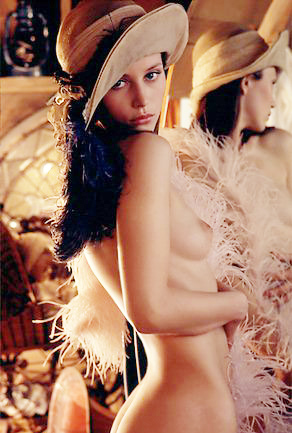
#> input picture opencv_python/形态学图像处理/lena.jpg, 292 x 433 px
$ python '图像腐蚀与膨胀.py'
#> lines starting #> are read from the running program, lines starting #| are printed output that depends on the picture
import cv2
import numpy as np

def main():
    # 读取图像
    image = cv2.imread('lena.jpg', cv2.IMREAD_GRAYSCALE)
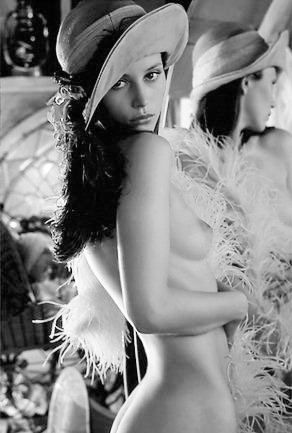
#> image: shape (433, 292); min 0, max 255, mean 133.4
    if image is None:
        print("读取错误")
        exit()

    # 显示原始图像
    cv2.imshow('Original Image', image)

    # 定义结构元素 (5x5 的正方形)
    kernel = np.ones((5,5), np.uint8)

    # 腐蚀操作
    eroded_image = cv2.erode(image, kernel, iterations=1)
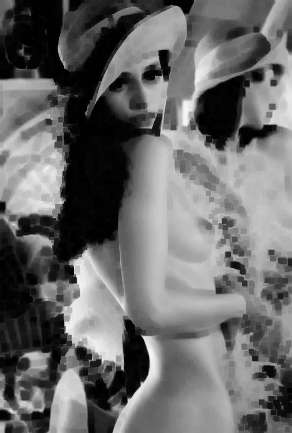
#> eroded_image: shape (433, 292); min 0, max 249, mean 105.8
    cv2.imshow('Eroded Image', eroded_image)

    # 膨胀操作
    dilated_image = cv2.dilate(image, kernel, iterations=1)
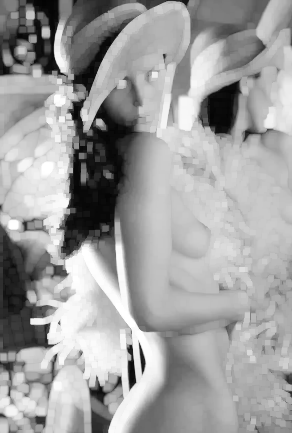
#> dilated_image: shape (433, 292); min 3, max 255, mean 159.6
    cv2.imshow('Dilated Image', dilated_image)

    cv2.waitKey(0)
    cv2.destroyAllWindows()

if __name__ == "__main__":
    main()
